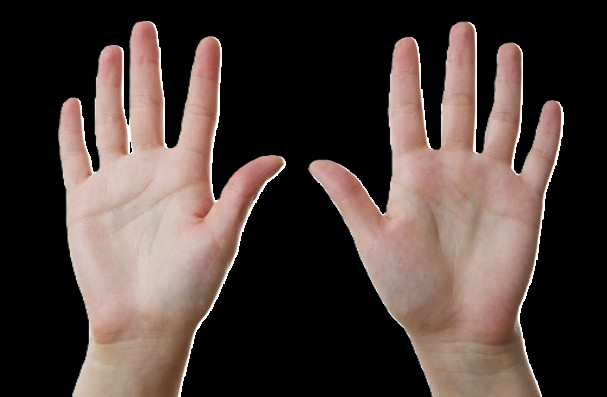
#> input picture Vision/guide/fullHand.png, 607 x 397 px
$ python only_guideline.py
#> lines starting #> are read from the running program, lines starting #| are printed output that depends on the picture; after the words box and inside, x2 and y2 are one past the last pixel; in counts of white or black regions, pixels touching at a corner belong together
import cv2
import os
import json
import numpy as np

# 타이틀 변수와 경로 설정
base_dir = os.getcwd()
guide_folder = os.path.join(base_dir, 'Vision', 'guide')

image_folder = guide_folder
output_txt = os.path.join(guide_folder, 'guide_line_patterns.txt')
debug_img_dir = os.path.join(guide_folder, 'detectGuideImage')

os.makedirs(os.path.dirname(output_txt), exist_ok=True)
os.makedirs(debug_img_dir, exist_ok=True)

# 가이드라인 윤곽선 추출 함수 (복수 2개 윤곽 추출)
def extract_multiple_contours_and_debug(image_path, save_debug_path):
#> called with image_path = 'Vision/guide/fullHand.png'
    img = cv2.imread(image_path)
#> img is the input picture: shape (397, 607, 3); mean B, G, R 56.9, 62, 75.5
    debug_img = img.copy()

    gray = cv2.cvtColor(img, cv2.COLOR_BGR2GRAY)
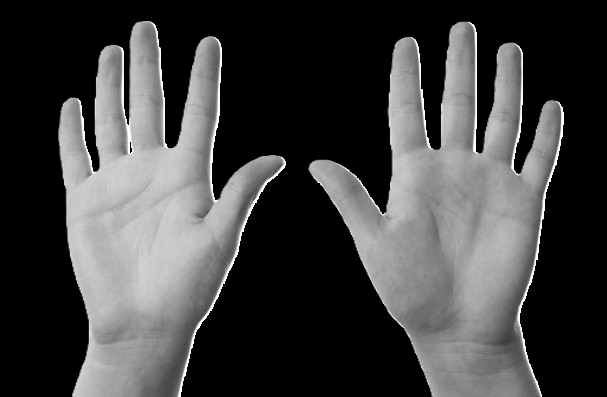
#> gray: shape (397, 607); min 0, max 255, mean 65.5
    blur = cv2.GaussianBlur(gray, (5, 5), 0)
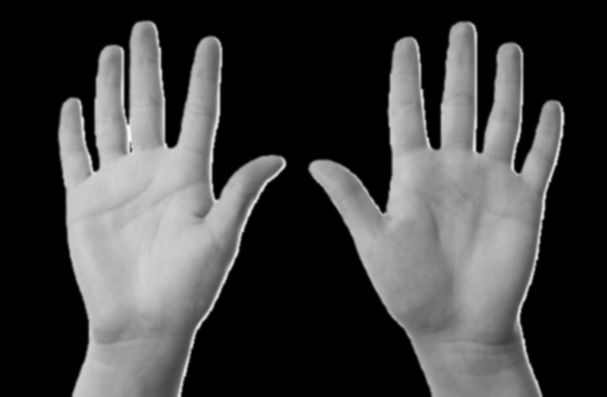
#> blur: shape (397, 607); min 0, max 249, mean 65.5
    _, thresh = cv2.threshold(blur, 0, 255, cv2.THRESH_BINARY + cv2.THRESH_OTSU)
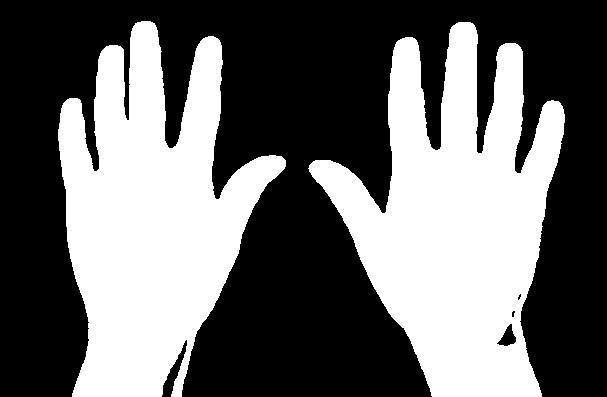
#> thresh: shape (397, 607); 41.3% white; 2 white regions

    contours, _ = cv2.findContours(thresh, cv2.RETR_EXTERNAL, cv2.CHAIN_APPROX_SIMPLE)
#> contours = 2 contours; box (x1, y1, x2, y2) and area: (308, 22, 565, 397) 50428, (58, 21, 286, 397) 47722
    if not contours:
        return []

    # 면적 기준으로 큰 contour 2개만 선택 (양손 가이드라인)
    contours = sorted(contours, key=cv2.contourArea, reverse=True)
    top2_contours = contours[:2]  # 최대 2개
#> top2_contours has the same summary as contours

    # 디버그 이미지에 윤곽 그리기
    cv2.drawContours(debug_img, top2_contours, -1, (0, 255, 0), 2)
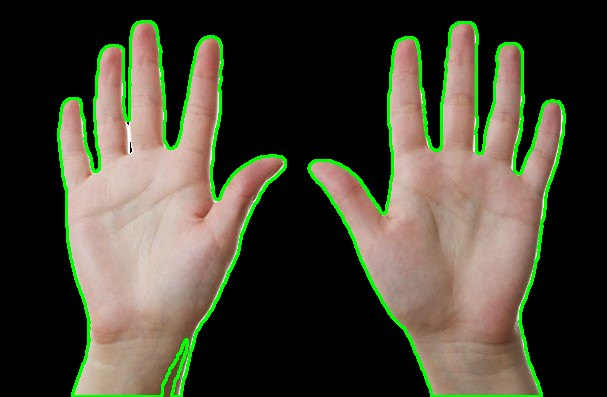
#> debug_img: shape (397, 607, 3); 4.69% of pixels changed, all inside (x1, y1, x2, y2) = (57, 20, 566, 397)
    cv2.imwrite(save_debug_path, debug_img)

    return top2_contours  # 리스트 반환

# main.py에서 저장된 윤곽 데이터를 불러오는 함수
def load_saved_contours():
    with open(output_txt, 'r') as f:
        data = json.load(f)

    contours = {}
    for label, point_list in data.items():
        contour_array = np.array(point_list, dtype=np.int32).reshape((-1, 1, 2))
        contours[label] = contour_array
    return contours

def generate_and_save_all_guide_contours():
    guide_data = {}
    raw_contour_data = {}

    image_files = [f for f in os.listdir(image_folder) if f.endswith(('.png', '.jpg'))]

    def sort_key(filename):
        name = filename.split('.')[0]
        return (0, int(name)) if name.isdigit() else (1, name)

    for filename in sorted(image_files, key=sort_key):
        label = filename.split('.')[0]
        image_path = os.path.join(image_folder, filename)
        debug_save_path = os.path.join(debug_img_dir, f"{label}_debug.png")

        contours = extract_multiple_contours_and_debug(image_path, debug_save_path)

        if contours:
            for i, contour in enumerate(contours):
                label_i = f"{label}_hand{i+1}"  # ex: "fullHand_hand1", "fullHand_hand2"
                raw_contour_data[label_i] = contour
                guide_data[label_i] = contour[:, 0, :].tolist()
                print(f"{filename} → 윤곽 {i+1} 저장 완료")
#> this loop made 2 passes
#| fullHand.png → 윤곽 1 저장 완료
#| fullHand.png → 윤곽 2 저장 완료
#> after the loop, guide_data = 2 items; raw_contour_data = {'fullHand_hand1': contour of 656 points, box (x1, y1, x2, y2) (308, 22, 565, 397), area 50428, 'fullHand_hand2': contour of 631 points, box (x1, y1, x2, y2) (58, 21, 286, 397), area 47722}
        else:
            print(f"{filename} → 윤곽 없음")

    # JSON 파일로 저장 (모든 라벨 저장)
    with open(output_txt, 'w') as f:
        json.dump(guide_data, f)

    print(f"\n 총 {len(guide_data)}개의 가이드라인 윤곽 데이터가 저장되었습니다 → {output_txt}")
#|  총 2개의 가이드라인 윤곽 데이터가 저장되었습니다 → Vision/guide/guide_line_patterns.txt

# 진입점 보호
if __name__ == "__main__":
    generate_and_save_all_guide_contours()
